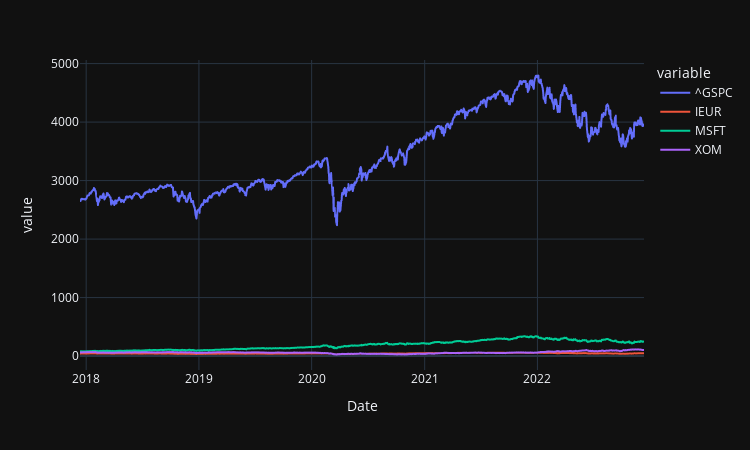

Notebook code cell kept with this figure:
### Code cell
# charts pricing data by importing OHLC data and saving it as 'df_px_close' DataFrame
df_px_close = [] # deletes DataFrame in case it was created earlier
df_px_close = pd.DataFrame() # creates empty DataFrame to store closing stock price data
for ticker in tickers: # loops through each ticker to download its closing share price and add it under a newe column of the DataFrame
    df_px_close[ticker] = yf.Ticker(ticker).history(period='5y').Close
    # another way to do it is here: https://www.allthesnippets.com/notes/finance/calculating_cumulative_returns_of_stocks_with_python_and_pandas.html

# charts prices of all tickers on a single graph
fig_px_close = px.line(df_px_close, 
                    x=df_px_close.index, 
                    y=df_px_close.columns,
                    height=450, 
                    width=750,
                    template='plotly_dark'
) # builds the chart
fig_px_close.show() # displays the chart

### Figure 1 — Plotly figure (JSON) as saved in the notebook; plotly's stock layout.template omitted (floating-point values rounded to 4 significant figures; data arrays with more than 128 entries replaced by an {"elided": "..."} marker saying what was removed)
{"data": [{"hovertemplate": "variable=^GSPC<br>Date=%{x}<br>value=%{y}<extra></extra>", "legendgroup": "^GSPC", "line": {"color": "#636efa", "dash": "solid"}, "marker": {"symbol": "circle"}, "mode": "lines", "name": "^GSPC", "showlegend": true, "type": "scattergl", "x": {"elided": "1259 str values"}, "xaxis": "x", "y": {"elided": "1259 float values"}, "yaxis": "y"}, {"hovertemplate": "variable=IEUR<br>Date=%{x}<br>value=%{y}<extra></extra>", "legendgroup": "IEUR", "line": {"color": "#EF553B", "dash": "solid"}, "marker": {"symbol": "circle"}, "mode": "lines", "name": "IEUR", "showlegend": true, "type": "scattergl", "x": {"elided": "1259 str values"}, "xaxis": "x", "y": {"elided": "1259 float values"}, "yaxis": "y"}, {"hovertemplate": "variable=MSFT<br>Date=%{x}<br>value=%{y}<extra></extra>", "legendgroup": "MSFT", "line": {"color": "#00cc96", "dash": "solid"}, "marker": {"symbol": "circle"}, "mode": "lines", "name": "MSFT", "showlegend": true, "type": "scattergl", "x": {"elided": "1259 str values"}, "xaxis": "x", "y": {"elided": "1259 float values"}, "yaxis": "y"}, {"hovertemplate": "variable=XOM<br>Date=%{x}<br>value=%{y}<extra></extra>", "legendgroup": "XOM", "line": {"color": "#ab63fa", "dash": "solid"}, "marker": {"symbol": "circle"}, "mode": "lines", "name": "XOM", "showlegend": true, "type": "scattergl", "x": {"elided": "1259 str values"}, "xaxis": "x", "y": {"elided": "1259 float values"}, "yaxis": "y"}], "layout": {"height": 450, "legend": {"title": {"text": "variable"}, "tracegroupgap": 0}, "margin": {"t": 60}, "width": 750, "xaxis": {"anchor": "y", "domain": [0, 1], "title": {"text": "Date"}}, "yaxis": {"anchor": "x", "domain": [0, 1], "title": {"text": "value"}}}}
